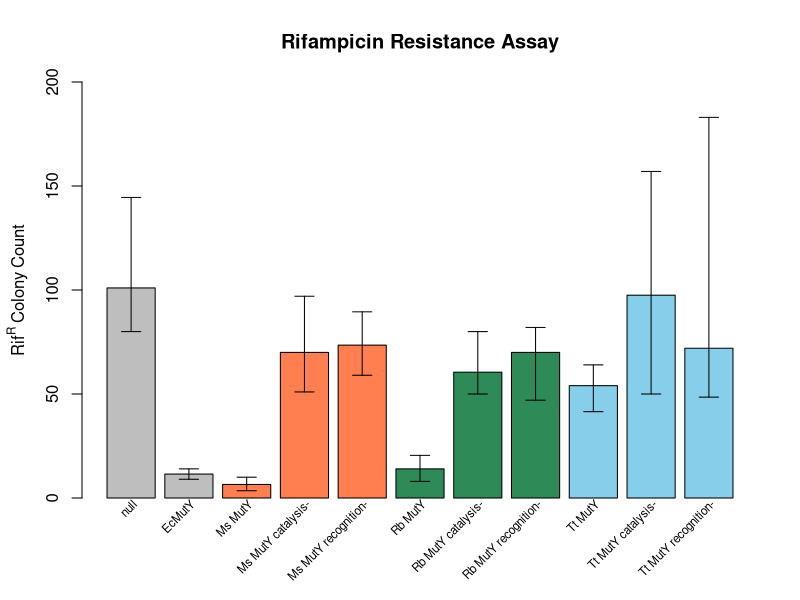

Reproduce this figure in R.
RifR_LC <- read.csv("RifampicinResistanceAssay2022.csv")

library(boot)

# creates the RifR_LC.median function
RifR_LC.median <- function(RifR_LC.column, indices) {
  return(median(RifR_LC.column[indices], na.rm = "TRUE"))
} # creates the median function for bootstrapping 

# creates the RifR_LC.median function
RifR_LC.foldChange <- function(RifR_LC.frame, indices) {
  a <- median(RifR_LC.frame[indices,1], na.rm = "TRUE")
  b <- median(RifR_LC.frame[indices,2], na.rm = "TRUE")
  return(b/a)
}

# creates the RifR_LC.summary data frame with column names and column binding
RifR_LC.summary <- colnames(RifR_LC)
RifR_LC.summary <- cbind(RifR_LC.summary, 
                         data.frame("median" = numeric(length(colnames(RifR_LC))), 
                                    "ci.low" = numeric(length(colnames(RifR_LC))), 
                                    "ci.high" = numeric(length(colnames(RifR_LC))),
                                    "Fold.Change.from.EcMutY" = numeric(length(colnames(RifR_LC))),
                                    "ci.low.Fold.Change.from.EcMutY" = numeric(length(colnames(RifR_LC))),
                                    "ci.high.Fold.Change.from.EcMutY" = numeric(length(colnames(RifR_LC))),
                                    "n" = numeric(length(colnames(RifR_LC)))))

#  for-loop to walk through each set of RifR_LC frequencies for each of the different MutY variants
MutY.list <- colnames(RifR_LC)
index <- 1
for (MutY in MutY.list) {
  RifR_LC.summary[index,"median"] <- median(RifR_LC[,MutY], na.rm = "TRUE")
  RifR_LC.bootstrap = boot(RifR_LC[,MutY], RifR_LC.median, R=10000)
  RifR_LC.summary[index,"ci.low"] <- boot.ci(RifR_LC.bootstrap, type="perc")$percent[[4]]
  RifR_LC.summary[index,"ci.high"] <- boot.ci(RifR_LC.bootstrap, type="perc")$percent[[5]]
  index <- index + 1
}

# for-loop to walk through each set of RifR_LC frequencies for each LCHF MutY 
#variants calculate fold change
k <- 3
for (MutY in MutY.list[3:11]) {
  dataFrame <- data.frame("EcMutY" = RifR_LC[,2], RifR_LC[,MutY])
  RifR_LC.summary[k,"Fold.Change.from.EcMutY"] <- RifR_LC.foldChange(dataFrame)
  RifR_LC.bootstrap = boot(dataFrame, RifR_LC.foldChange, R=10000)
  RifR_LC.summary[k,"ci.low.Fold.Change.from.EcMutY"] <- boot.ci(RifR_LC.bootstrap, type="perc")$percent[[4]]
  RifR_LC.summary[k,"ci.high.Fold.Change.from.EcMutY"] <- boot.ci(RifR_LC.bootstrap, type="perc")$percent[[5]]
  i <- 0
  for (num in RifR_LC[,MutY]) {
    if (!is.na(num)) {
      i <- i + 1
    }
  }
  RifR_LC.summary[k, "n"] <- i
  k <- k + 1
}

# add fold change value for null MutY
dataFrame <- data.frame("EcMutY" = RifR_LC[,2], RifR_LC[,"MutY0"])
RifR_LC.summary[1,"Fold.Change.from.EcMutY"] <- RifR_LC.foldChange(dataFrame)
RifR_LC.bootstrap = boot(dataFrame, RifR_LC.foldChange, R=10000)
RifR_LC.summary[1,"ci.low.Fold.Change.from.EcMutY"] <- boot.ci(RifR_LC.bootstrap, type="perc")$percent[[4]]
RifR_LC.summary[1,"ci.high.Fold.Change.from.EcMutY"] <- boot.ci(RifR_LC.bootstrap, type="perc")$percent[[5]]
i <- 0
for (num in RifR_LC[,2]) {
  if (!is.na(num)) {
    i <- i + 1
  }
}
RifR_LC.summary[1, "n"] <- i

# add fold change value for EcMuty
dataFrame <- data.frame("EcMutY" = RifR_LC[,2], RifR_LC[,2])
RifR_LC.summary[2,"Fold.Change.from.EcMutY"] <- RifR_LC.foldChange(dataFrame)
RifR_LC.summary[2,"ci.low.Fold.Change.from.EcMutY"] <- as.numeric("NA")
RifR_LC.summary[2,"ci.high.Fold.Change.from.EcMutY"] <- as.numeric("NA")
i <- 0
for (num in RifR_LC[,1]) {
  if (!is.na(num)) {
    i <- i + 1
  }
}
RifR_LC.summary[2, "n"] <- i

# Creates function for plotting barplot
rotate_x <- function(data, column_to_plot, labels_vec, rot_angle) {
  plt <- barplot(data[[column_to_plot]],
                 main = "Rifampicin Resistance Assay",
                 #ylab = expression(Rif^R ~ Colony ~ Count),
                 ylim = c(0,200),
                 col = c("gray", "grey",
                         "coral","coral","coral",
                         "seagreen","seagreen","seagreen",
                         "skyblue","skyblue","skyblue"), 
                 xaxt="n")
  title(ylab = expression(Rif^R ~ Colony ~ Count), line=2.5, cex.lab=1)
  text(plt, par("usr")[3], labels = labels_vec, 
       srt = rot_angle, adj = c(1,1.1), xpd = TRUE, cex=0.7) 
}

# Creates vector of labels for x-axis of barplot
v <- c("null", "EcMutY", "Ms MutY", "Ms MutY catalysis-",
       "Ms MutY recognition-", "Rb MutY", "Rb MutY catalysis-",
       "Rb MutY recognition-", "Tt MutY", "Tt MutY catalysis-",
       "Tt MutY recognition-")

# Creates barplot
rotate_x(RifR_LC.summary, 'median',v, 45)

# adds error bars to barplot based on confidence intervals.
i = 0.7
j = 1
for (ci in RifR_LC.summary$median) {
  segments(i, RifR_LC.summary[j,3], i, RifR_LC.summary[j,4])
  segments(i-.2, RifR_LC.summary[j,3], i+.2, RifR_LC.summary[j,3])
  segments(i-.2, RifR_LC.summary[j,4], i+.2, RifR_LC.summary[j,4])
  i <- i + 1.2
  j <- j + 1
}


# writes out the RifR_LC.summary table as a CSV 
#write.csv(RifR_LC.summary, "AllExperiments2022data_5.csv")
